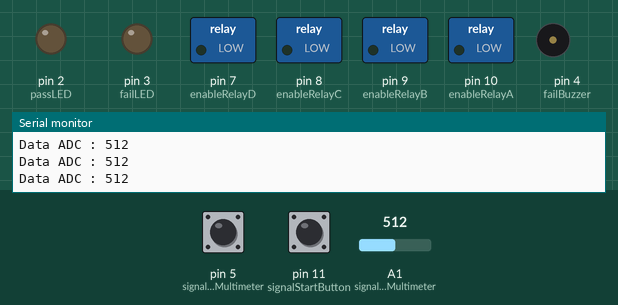
The sketch below on a simulated Arduino Uno, built with avr-gcc and run on an emulated ATmega328P. Shown: switched loads named in the sketch (green lamp = pin HIGH), output pins drawn as LEDs (lit = HIGH), buzzer (waves = sounding, pin HIGH), the last lines printed to the serial monitor. Dashed ring = blinking. Inputs (shaded band) come from the test bench; at power-on: pin 11 (signalStartButton) HIGH, A1 (signalOHMMultimeter) = 512, pin 5 (signalBuzzerMultimeter) HIGH.

Above: at 1.2 s.
1.3 s: pin 11 (signalStartButton) pulled LOW for 3.2 s
At 2.7 s:
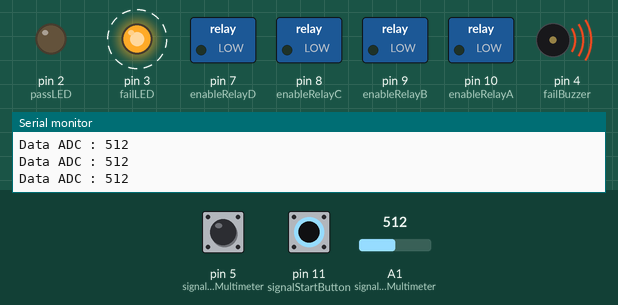
7.5 s: A1 (signalOHMMultimeter) set to 992
10.5 s: A1 (signalOHMMultimeter) set to 1014
13.5 s: pin 11 (signalStartButton) pulled LOW for 0.15 s
At 15.9 s:
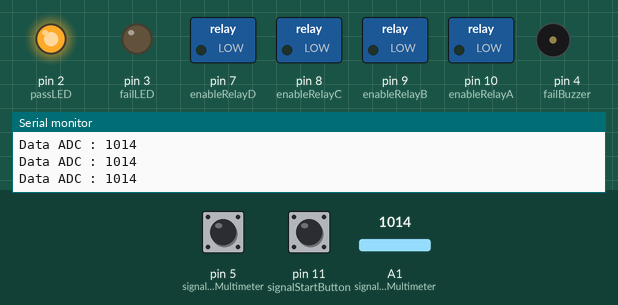
16.6 s: pin 11 (signalStartButton) pulled LOW for 1 s
At 17.67 s:
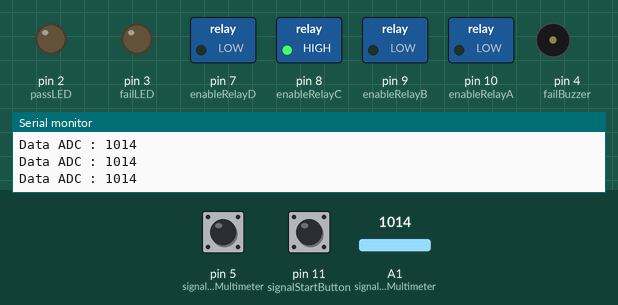
Timing chart, 0 to 21.6 s (numbered marks = the images above; inputs shaded):
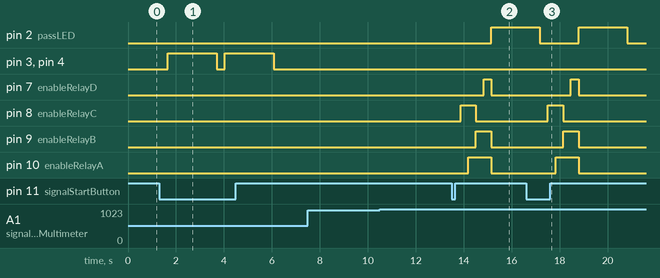

Measured:
- after the input at 1.3 s, pin 3 (failLED), pin 4 (failBuzzer): alternates HIGH for 2.0 s and LOW for 0.35 s, starting after 0.36 s
- after the input at 13.5 s, pin 2 (passLED): LOW → HIGH after 1.6 s; pin 7 (enableRelayD): LOW → HIGH after 1.3 s, → LOW 0.32 s later; pin 8 (enableRelayC): LOW → HIGH after 0.37 s, → LOW 0.64 s later; pin 9 (enableRelayB): LOW → HIGH after 1.0 s, → LOW 0.64 s later; pin 10 (enableRelayA): LOW → HIGH after 0.69 s, → LOW 0.95 s later
- after the input at 16.6 s, pin 7 (enableRelayD): LOW → HIGH after 1.9 s, → LOW 0.32 s later; pin 8 (enableRelayC): LOW → HIGH after 0.91 s, → LOW 0.64 s later; pin 9 (enableRelayB): LOW → HIGH after 1.5 s, → LOW 0.64 s later; pin 10 (enableRelayA): LOW → HIGH after 1.2 s, → LOW 0.95 s later

The sketch:

shortDetectorV2.2_Multimeter_.ino
```cpp
#define signalStartButton 11
#define enableRelayA 10
#define enableRelayB 9
#define enableRelayC 8
#define enableRelayD 7
#define passLED 2
#define failLED 3
#define failBuzzer 4
#define signalOHMMultimeter A1
#define signalBuzzerMultimeter 5

int startButton = 0;
int sequence = 0;
int dataADC = 0;
int dataBuzzer = 0;
int durationPerSequence = 300; //total time 1 cycle is durationPerSequence x n (n = total Sequence)
int decisionDuration = 2000; //duration for the result
bool lockTime = false;
unsigned long startTime = 0;
int limitValue = 600;

//data Smoothing
const int numReadings = 10;
int readings[numReadings];      // the readings from the analog input
int readIndex = 0;              // the index of the current reading
int total = 0;                  // the running total
int average = 0;                // the average


void setup() {
  // put your setup code here, to run once:
  Serial.begin(9600);
  pinMode(signalStartButton, INPUT_PULLUP);
  pinMode(enableRelayA, OUTPUT);
  pinMode(enableRelayB, OUTPUT);
  pinMode(enableRelayC, OUTPUT);
  pinMode(enableRelayD, OUTPUT);
  pinMode(passLED, OUTPUT);
  pinMode(failLED, OUTPUT);
  pinMode(failBuzzer, OUTPUT);
  pinMode(signalOHMMultimeter, INPUT_PULLUP);
  pinMode(signalBuzzerMultimeter, INPUT_PULLUP);

  // initialize all the readings to 0:
  for (int thisReading = 0; thisReading < numReadings; thisReading++) {
    readings[thisReading] = 0;
  }

}

void loop() {
  // put your main code here, to run repeatedly:

  startButton = digitalRead(signalStartButton);
  dataBuzzer = digitalRead(signalBuzzerMultimeter);
  //dataADC = analogRead(signalOHMMultimeter);

    // subtract the last reading:
  total = total - readings[readIndex];
  // read from the sensor:
  readings[readIndex] = analogRead(signalOHMMultimeter);
  // add the reading to the total:
  total = total + readings[readIndex];
  // advance to the next position in the array:
  readIndex = readIndex + 1;

  // if we're at the end of the array...
  if (readIndex >= numReadings) {
    // ...wrap around to the beginning:
    readIndex = 0;
  }

  // calculate the average:
  average = total / numReadings;
  dataADC = average;
  Serial.print("Data ADC : ");
  Serial.println(dataADC);
  switch(sequence){
    case 0: // Standby Case
      controlRelay(0,0,0,0);
      passTesting(0);
      failTesting(0);
      if (startButton == LOW){
        //digitalWrite(13,HIGH);
        sequence = 1;
      }
     break;
    case 1: //Check Pin 1-2
      controlRelay(0,0,0,0);
      if(lockTime == false){
        startTime = millis();
        lockTime = true;
      }
      if(millis() - startTime >= durationPerSequence){
        //if(dataBuzzer == HIGH){
        if(dataADC < limitValue){
          sequence = 7;
          lockTime = false;
        }else{
          sequence = 2;
          lockTime = false;
        }
      }
        break;
    case 2: //Check Pin 2-3
      controlRelay(0,0,1,0);
      if(lockTime == false){
        startTime = millis();
        lockTime = true;
      }
      if(millis() - startTime >= durationPerSequence){
        //if(dataBuzzer == HIGH){
        if(dataADC < limitValue){
          sequence = 7;
          lockTime = false;
        }else{
          sequence = 3;
          lockTime = false;
        }
      }
        break;
    case 3: //Check Pin 3-4
      controlRelay(1,0,1,0);
      if(lockTime == false){
        startTime = millis();
        lockTime = true;
      }
      if(millis() - startTime >= durationPerSequence){
        //if(dataBuzzer == HIGH){
        if(dataADC < limitValue){
          sequence = 7;
          lockTime = false;
        }else{
          sequence = 4;
          lockTime = false;
        }
      }
        break;
    case 4: //Check Pin 4-5
      controlRelay(1,1,0,0);
      if(lockTime == false){
        startTime = millis();
        lockTime = true;
      }
      if(millis() - startTime >= durationPerSequence){
        //if(dataBuzzer == HIGH){
         if(dataADC < limitValue){
          sequence = 7;
          lockTime = false;
        }else{
          sequence = 5;
          lockTime = false;
        }
      }
        break;
    case 5: //Check Pin 5-6
      controlRelay(1,1,0,1);
      if(lockTime == false){
        startTime = millis();
        lockTime = true;
      }
      if(millis() - startTime >= durationPerSequence){
        //if(dataBuzzer == HIGH){
         if(dataADC < limitValue){
          sequence = 7;
          lockTime = false;
        }else{
          sequence = 6;
          lockTime = false;
        }
      }
        break;
    case 6: // OK Case
      controlRelay(0,0,0,0);
      //passTesting(1);
      digitalWrite(passLED, HIGH);
      if(lockTime == false){
        startTime = millis();
        lockTime = true;
      }
      if(millis() - startTime >= decisionDuration){
        sequence = 0;
        lockTime = false;
      }
        break;
    case 7: // NG Case
      controlRelay(0,0,0,0);
      failTesting(1);
      if(lockTime == false){
        startTime = millis();
        lockTime = true;
      }
      if(millis() - startTime >= decisionDuration){
        sequence = 0;
        lockTime = false;
      }
     break;
   default: // Reset Case

   break;
  }
}

void controlRelay(int A, int B, int C, int D){
  digitalWrite(enableRelayA, A);digitalWrite(enableRelayB, B);
  digitalWrite(enableRelayC, C);digitalWrite(enableRelayD, D);
}

void passTesting(int result){
  digitalWrite(passLED, result);
}

void failTesting(int result){
  digitalWrite(failLED, result);
  digitalWrite(failBuzzer, result);
}
```
